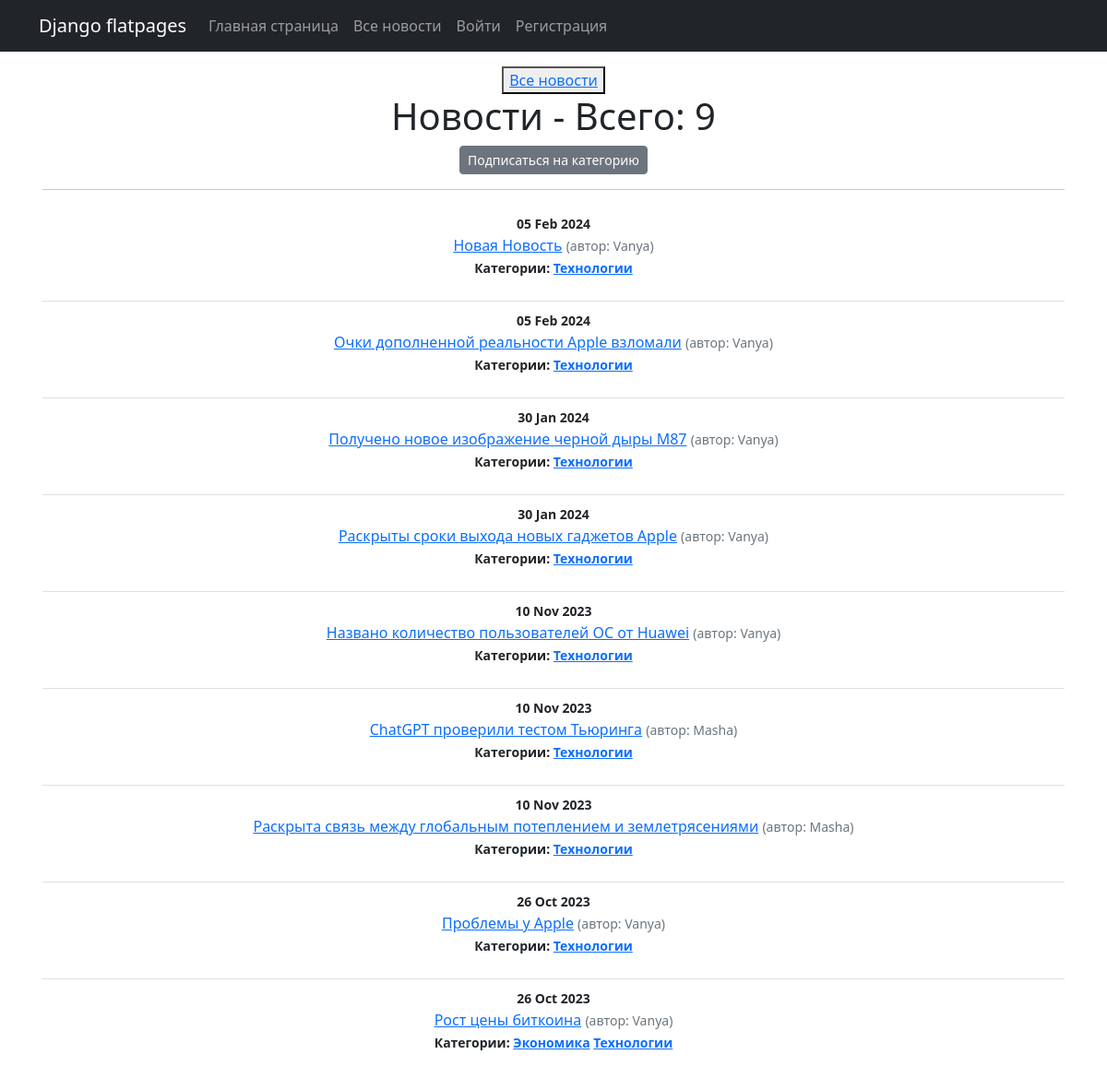
The app's page /all-posts/categories/1, older data.
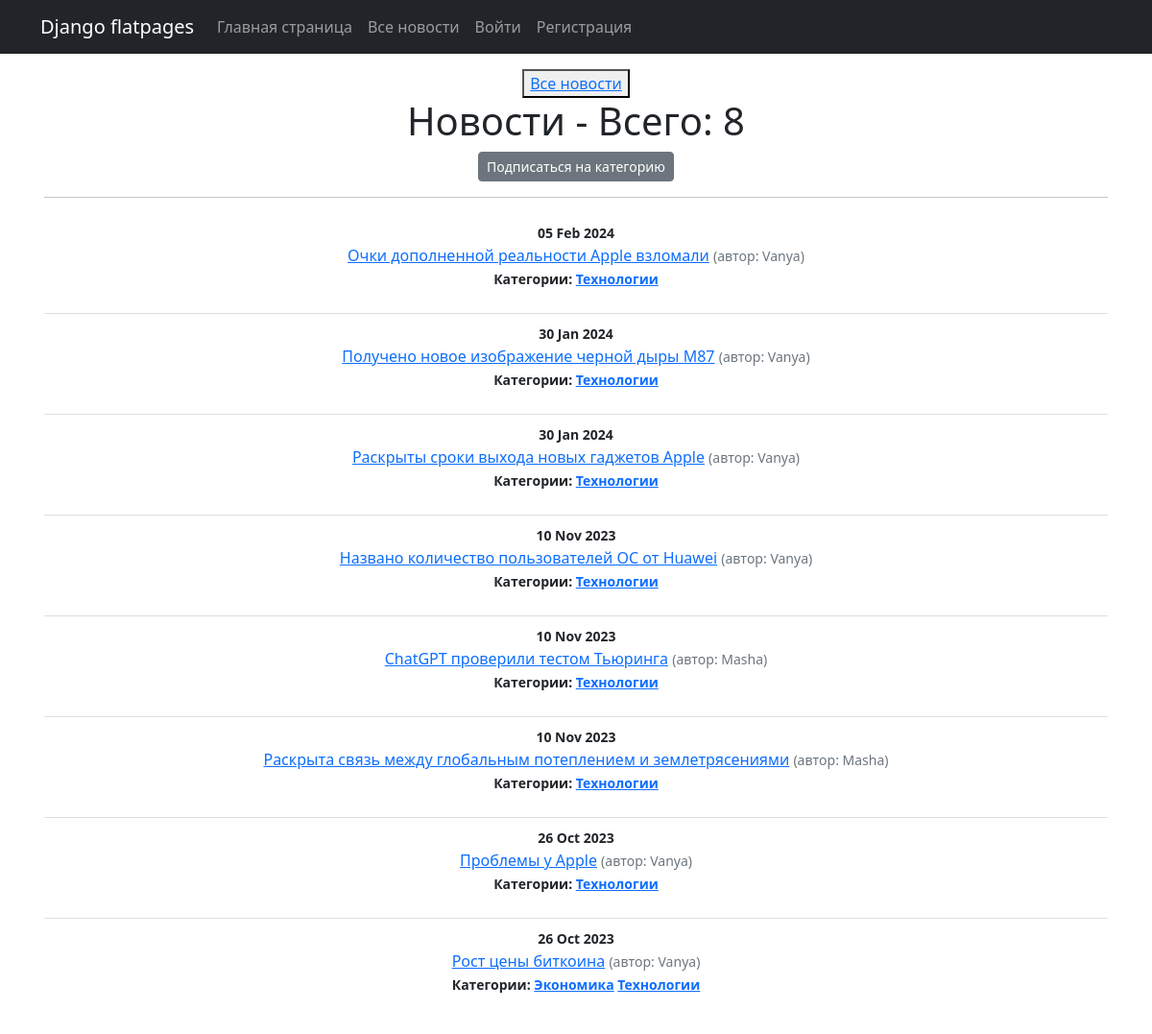
The same page, newer data.
### news/models.py (models this page shows, shortened)
class Post(models.Model):
    article = "AR"
    news = "NW"
    TYPE = [
        (article, 'Статья'),
        (news, 'Новость')
    ]
    author = models.ForeignKey(Author, on_delete = models.CASCADE)
    post_type = models.CharField(max_length = 2, choices=TYPE, default=article)
    time_in = models.DateTimeField(auto_now_add = True)
    categories = models.ManyToManyField(Category, through = "PostCategory")
    title = models.CharField(max_length = 120)
    text = models.TextField(unique = True)
    rating = models.IntegerField(default = 0)

class Author(models.Model):
    user = models.OneToOneField(User, on_delete = models.CASCADE)
    rating = models.IntegerField(default = 0)
    def __str__(self):
        return self.user.username

class Category(models.Model):
    category = models.CharField(max_length = 255, unique = True)
    subscribers = models.ManyToManyField(User, related_name='categories', blank=True)

### news/views.py (the view)
# urls.py: path('categories/<int:pk>', CategoryListView.as_view(), name='category_list'),
class CategoryListView(ListView):
    model = Post
    template_name = 'subscribe/category_list.html'
    context_object_name = 'category_news_list'
    def get_context_data(self, **kwargs):
        context = super().get_context_data(**kwargs)
        context['is_not_subscriber'] = self.request.user not in self.categories.subscribers.all()
        context['category'] = self.categories
        return context
    def get_queryset(self):
        self.categories =get_object_or_404(Category, id=self.kwargs['pk'])
        queryset = Post.objects.filter(categories=self.categories).order_by('-time_in')
        return queryset

### templates/subscribe/category_list.html (shortened to what this page needs)
{% extends 'flatpages/default.html' %}
{% block content %}
<button> <a href="http://127.0.0.1:8000/all-posts"> Все новости</a> </button>
<h1 class="text-center">Новости - Bceгo: {{ category_news_list|length }}</h1>
{% if is_not_subscriber %}
<p class="text-center"><a href="{% url 'subscribe' category.id %}" class="btn btn-secondary btn-sm"> Подписаться на категорию</a> </p>
{% endif %}
<hr>
<ul class="list-group list-group-flush">
    {% for newspost in category_news_list %}
        <li class="list-group-item">
            <small class="fw-bold">{{ newspost.time_in|date:'d M Y' }} </small><br>
            <a href="{% url 'news_detail' newspost.id %}">{{ newspost.title }}</a>
            <small class="text-muted">(автор: {{ newspost.author}})</small> <br>
            <small class="fw-bold">Категории:
                {% for category in newspost.categories.all %}
                    <a href="{% url 'category_list' category.id %}"> {{ category.category }}</a>
                {% endfor %}
            </small>
        </li>
    {% endfor %}
</ul>
{% endblock content %}

Row changes from the older to the newer data that the page shows:
removed Post: time_in "05 Feb 2024", title "Новая Новость", author "Vanya", Category (category "Технологии")
Text that changed along with them:
{{ category_news_list|length }}: "9" → "8"
